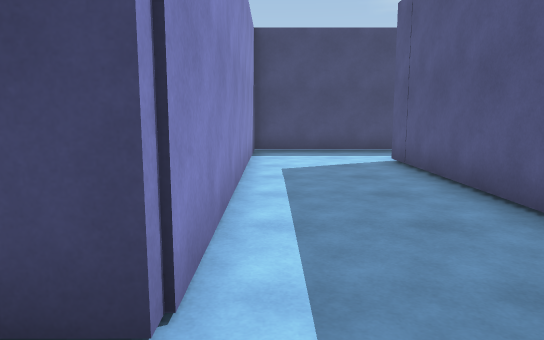
view 1 (above)

20 first-person views from a walk through a Unity game level. The camera is 1.4 m above the floor, tilts 8° down and sees 70° across. Doors are open. The floor is counted in squares, 1.15 m on a side. Each view is taken from the middle of a square. On the plan, view 1 faces up. The plan holds only what a view shows up to about 15 squares ahead; the rest is blank. The player is left out.

view 2
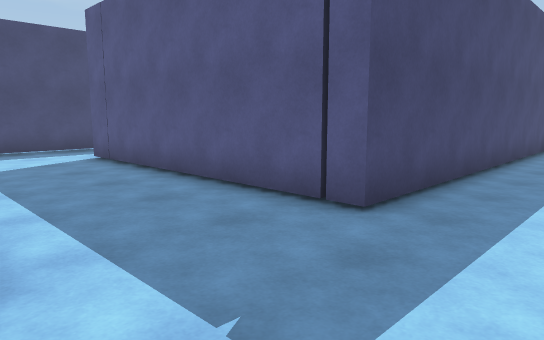

view 3
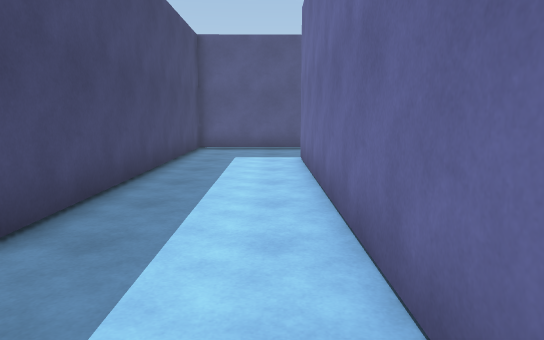

view 4
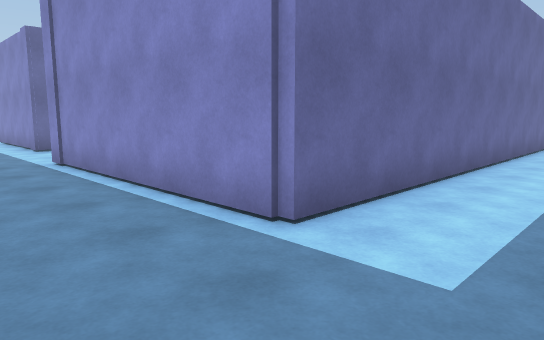

view 5
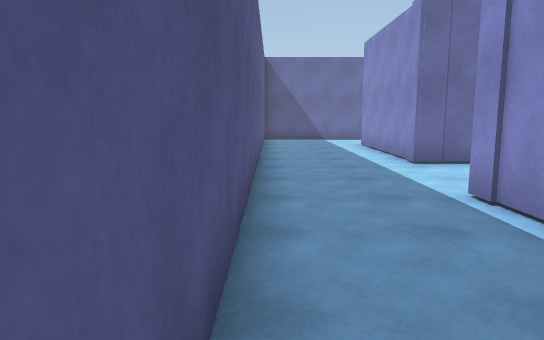

view 6
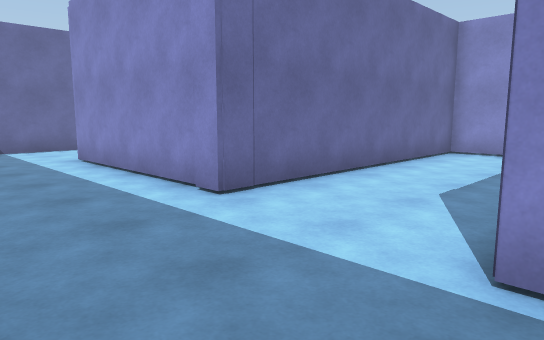

view 7
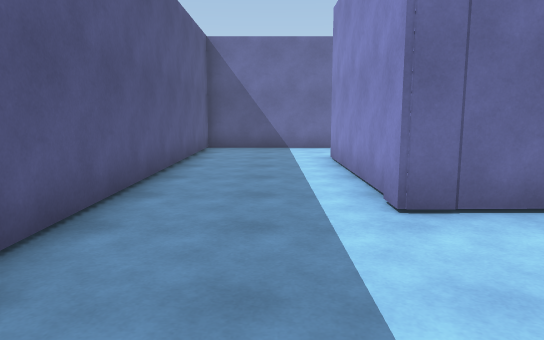

view 8
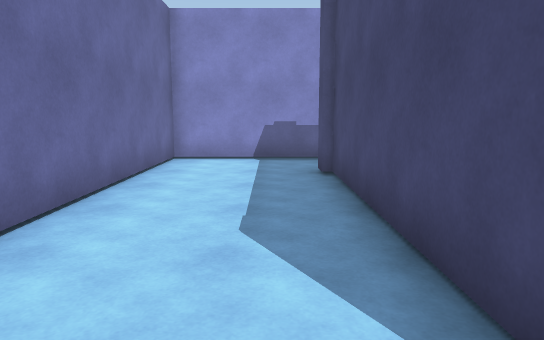

view 9
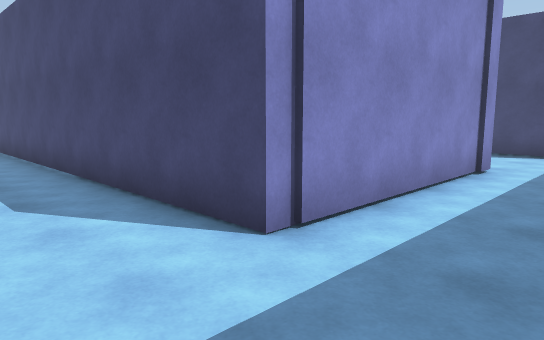

view 10
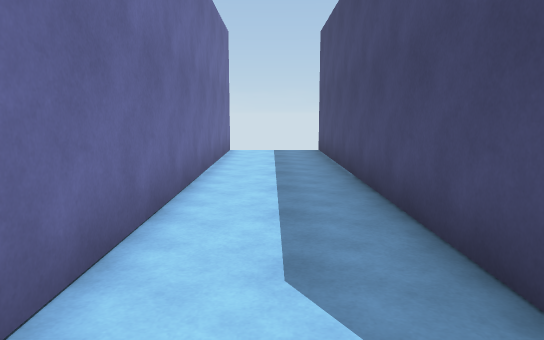

view 11
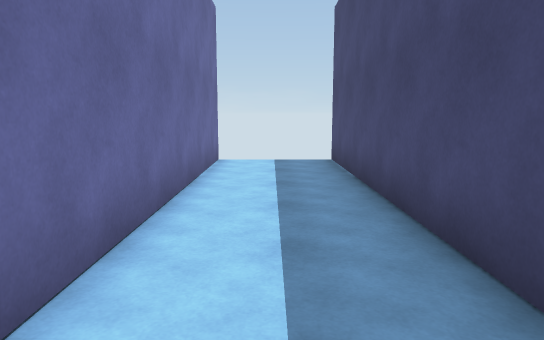

view 12
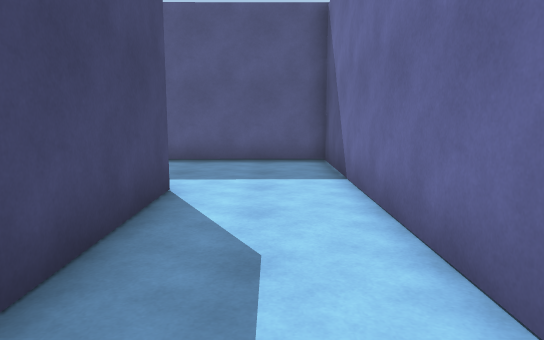

view 13
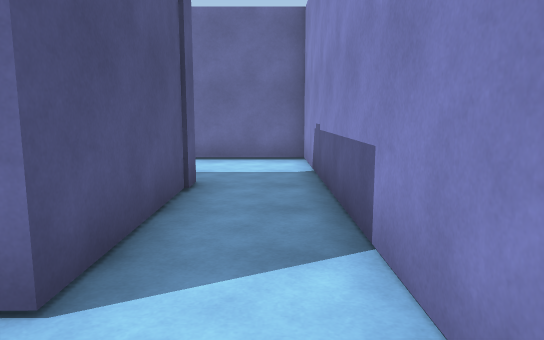

view 14
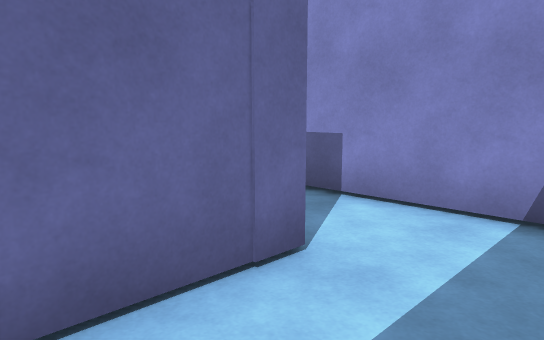

view 15
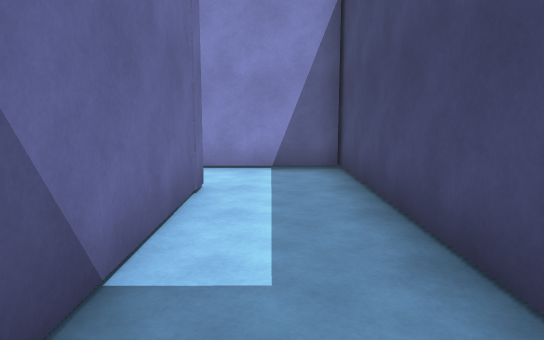

view 16
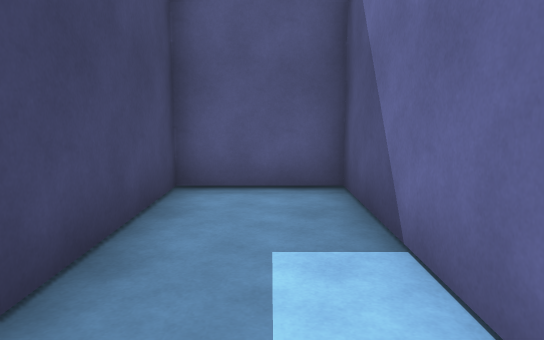

view 17
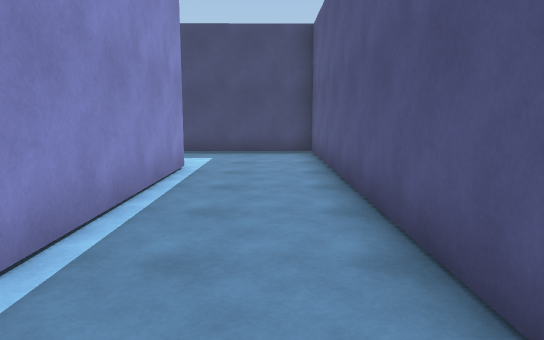

view 18
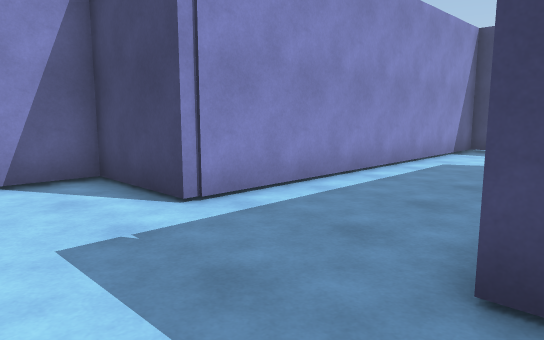

view 19
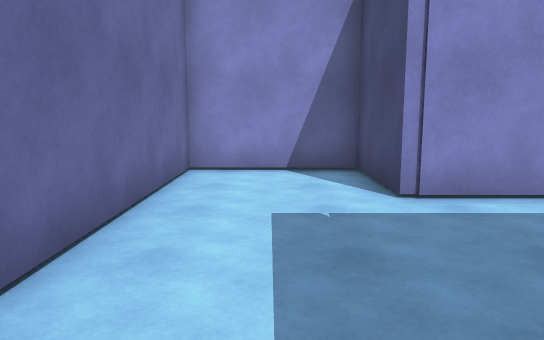

view 20
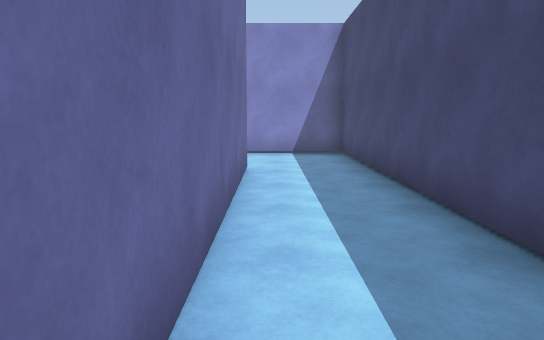

### Floor plan
Points are (right, up) in squares from view 1. A wall is a line through its corners. A room is listed if a view was taken in it or the views show most of it. See-through windows are left out.
Room 1 (views 1, 2, 3, 4, 5, 6, 7, 8, 9, 10, 11, 12, 13, 14, 15, 16, 17, 18, 19, 20)
walls: (1.1, -2.4) (1.1, -13.7) (10.3, -13.7) (10.4, -20.3) (-3.6, -20.4); (4.1, -10) (3.3, -10) (3.3, -5.2) (10.4, -5.2) (10.4, -2.4) (0.7, -2.4); (10.7, -9.7) (4, -9.7); (8.9, 13.3) (-0.6, 13.2) (-0.6, 1.9) (-3.5, 1.9) (-3.6, -1.8) (11, -1.8) (11, -9.8); (-3.8, -23.5) (14.4, -23.4) (14.3, 1.7) (3.3, 1.6) (3.2, 10.4) (11.3, 10.5)
ways out: open door at (-4, -21.5)

Where each view was taken, in squares from view 1:
view 1: 0 up, 0 right, facing up
view 2: 1 down, 1 left, facing up-right
view 3: 1 down, 0 right, facing right
view 4: 1 up, 14 right, facing down-left
view 5: 4 down, 14 right, facing down
view 6: 9 down, 14 right, facing down-left
view 7: 9 down, 12 right, facing down
view 8: 11 down, 12 right, facing left
view 9: 23 down, 13 right, facing up-left
view 10: 22 down, 10 right, facing left
view 11: 22 down, 7 right, facing left
view 12: 22 down, 4 right, facing right
view 13: 3 down, 2 right, facing down
view 14: 3 down, 6 right, facing down-left
view 15: 4 down, 10 right, facing left
view 16: 4 down, 4 right, facing right
view 17: 11 down, 13 right, facing up
view 18: 1 down, 4 right, facing up-left
view 19: 0 up, 5 right, facing left
view 20: 11 up, 12 right, facing left
